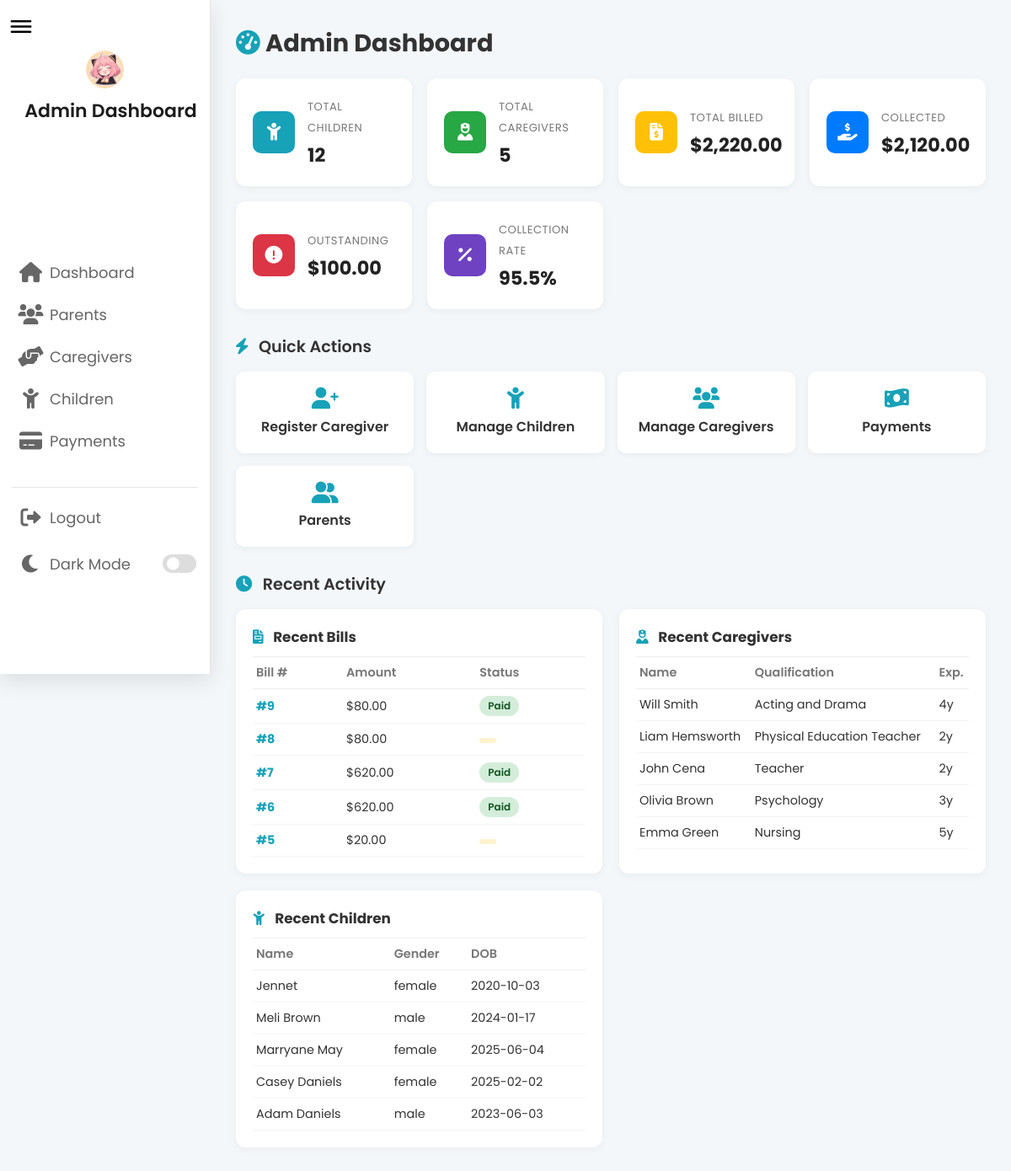
The app's page /admin/admin_dashboard.php (signed in) with its own data.
### tables this page shows
CREATE TABLE `bill_payment` (
  `bill_id` int(11) NOT NULL,
  `section_type` varchar(50) NOT NULL,
  `section_description` text DEFAULT NULL,
  `total_amount` decimal(10,2) NOT NULL,
  `paid_amount` decimal(10,2) NOT NULL DEFAULT 0.00,
  `payment_date` date NOT NULL,
  `payment_status` enum('Paid','Pending','Overdue') NOT NULL,
  `user_id` int(11) NOT NULL,
  `child_type` enum('Normal','Special') NOT NULL,
  `receipt_document` varchar(255) DEFAULT NULL
);

CREATE TABLE `caregivers` (
  `caregiver_id` int(11) NOT NULL,
  `name` varchar(100) NOT NULL,
  `email` varchar(100) NOT NULL,
  `password` varchar(255) NOT NULL,
  `qualification` varchar(255) NOT NULL,
  `experience` int(11) NOT NULL,
  `special_training` varchar(255) DEFAULT NULL,
  `profile_image` varchar(255) DEFAULT NULL
);

CREATE TABLE `child` (
  `child_id` int(11) NOT NULL,
  `name` varchar(100) NOT NULL,
  `date_of_birth` date NOT NULL,
  `gender` enum('male','female') NOT NULL,
  `medical_history` text DEFAULT NULL,
  `special_needs` enum('Yes','No') NOT NULL,
  `user_id` int(11) NOT NULL,
  `child_image` varchar(255) DEFAULT NULL,
  `medical_records` varchar(255) DEFAULT NULL,
  `medical_reports` varchar(255) DEFAULT NULL,
  `birth_certificate` varchar(255) DEFAULT NULL
);

### admin/admin_dashboard.php (the view, shortened to what this page needs)
<?php
require_once '../config.php';
try {
    $stmtKids = $conn->query("SELECT COUNT(*) FROM child");
    $totalChildren = (int)$stmtKids->fetchColumn();
    $stmtCaregivers = $conn->query("SELECT COUNT(*) FROM caregivers");
    $totalCaregivers = (int)$stmtCaregivers->fetchColumn();
    $stmtFinance = $conn->query("
        SELECT
            COALESCE(SUM(total_amount), 0) AS total_billed,
            COALESCE(SUM(paid_amount), 0) AS total_collected
        FROM bill_payment
    ");
    $financeData = $stmtFinance->fetch(PDO::FETCH_ASSOC);
    $totalBilled      = (float)$financeData['total_billed'];
    $totalCollected   = (float)$financeData['total_collected'];
    $totalOutstanding = max(0, $totalBilled - $totalCollected);
    $collectionRate   = ($totalBilled > 0) ? round(($totalCollected / $totalBilled) * 100, 1) : 0;
    $stats = [
        'total_children'    => $totalChildren,
        'total_caregivers'  => $totalCaregivers,
        'total_billed'      => $totalBilled,
        'total_collected'   => $totalCollected,
        'total_outstanding' => $totalOutstanding,
        'collection_rate'   => $collectionRate
    ];
} catch (PDOException $e) {
    $stats = [
        'total_children'    => 0,
        'total_caregivers'  => 0,
        'total_billed'      => 0,
        'total_collected'   => 0,
        'total_outstanding' => 0,
        'collection_rate'   => 0
    ];
}
$recentBills = [];
try {
    $recentBills = $conn->query("
        SELECT bill_id, total_amount, paid_amount, payment_status
        FROM bill_payment
        ORDER BY bill_id DESC
        LIMIT 5
    ")->fetchAll(PDO::FETCH_ASSOC);
} catch (PDOException $e) {
    $recentBills = [];
}
$recentCaregivers = [];
try {
    $recentCaregivers = $conn->query("
        SELECT caregiver_id, name, qualification, experience
        FROM caregivers
        ORDER BY caregiver_id DESC
        LIMIT 5
    ")->fetchAll(PDO::FETCH_ASSOC);
} catch (PDOException $e) {
    $recentCaregivers = [];
}
$recentChildren = [];
try {
    $recentChildren = $conn->query("
        SELECT child_id, name, date_of_birth, gender
        FROM child
        ORDER BY child_id DESC
        LIMIT 5
    ")->fetchAll(PDO::FETCH_ASSOC);
} catch (PDOException $e) {
    $recentChildren = [];
}
?>
<!DOCTYPE html>
<html lang="en">
<head>
    <link rel="stylesheet" href="https://cdnjs.cloudflare.com/ajax/libs/font-awesome/6.0.0/css/all.min.css">
    <link rel="stylesheet" href="https://unicons.iconscout.com/release/v4.0.0/css/line.css">
    <link rel="stylesheet" href="admin_css/sidebar.css">
</head>
<body>
<?php
if (file_exists('admin_sidebar.php')) {
    include 'admin_sidebar.php';
}
?>
<div class="dashboard-container">
    <h1 class="page-title"><i class="fas fa-tachometer-alt"></i> Admin Dashboard</h1>
    <div class="stats-cards">
        <div class="stat-card">
            <div class="stat-icon bg-teal"><i class="fas fa-child"></i></div>
            <div class="stat-info">
                <small>Total Children</small>
                <h3><?= $stats['total_children'] ?></h3>
            </div>
        </div>
        <div class="stat-card">
            <div class="stat-icon bg-green"><i class="fas fa-user-nurse"></i></div>
            <div class="stat-info">
                <small>Total Caregivers</small>
                <h3><?= $stats['total_caregivers'] ?></h3>
            </div>
        </div>
        <div class="stat-card">
            <div class="stat-icon bg-yellow"><i class="fas fa-file-invoice-dollar"></i></div>
            <div class="stat-info">
                <small>Total Billed</small>
                <h3>$<?= number_format($stats['total_billed'], 2) ?></h3>
            </div>
        </div>
        <div class="stat-card">
            <div class="stat-icon bg-blue"><i class="fas fa-hand-holding-usd"></i></div>
            <div class="stat-info">
                <small>Collected</small>
                <h3>$<?= number_format($stats['total_collected'], 2) ?></h3>
            </div>
        </div>
        <div class="stat-card">
            <div class="stat-icon bg-red"><i class="fas fa-exclamation-circle"></i></div>
            <div class="stat-info">
                <small>Outstanding</small>
                <h3>$<?= number_format($stats['total_outstanding'], 2) ?></h3>
            </div>
        </div>
        <div class="stat-card">
            <div class="stat-icon bg-purple"><i class="fas fa-percentage"></i></div>
            <div class="stat-info">
                <small>Collection Rate</small>
                <h3><?= $stats['collection_rate'] ?>%</h3>
            </div>
        </div>
    </div>
    <h2 class="section-title"><i class="fas fa-bolt"></i> Quick Actions</h2>
    <div class="quick-actions">
        <a href="../caregiver_registration.php" class="action-btn">
            <i class="fas fa-user-plus"></i> Register Caregiver
        </a>
        <a href="admin_children.php" class="action-btn">
            <i class="fas fa-child"></i> Manage Children
        </a>
        <a href="admin_caregivers.php" class="action-btn">
            <i class="fas fa-users"></i> Manage Caregivers
        </a>
        <a href="admin_payments.php" class="action-btn">
            <i class="fas fa-money-bill-wave"></i> Payments
        </a>
        <a href="admin_parents.php" class="action-btn">
            <i class="fas fa-user-friends"></i> Parents
        </a>
    </div>
    <h2 class="section-title"><i class="fas fa-clock"></i> Recent Activity</h2>
    <div class="dashboard-grid">
        <div class="panel">
            <h3><i class="fas fa-file-invoice"></i> Recent Bills</h3>
            <?php if (empty($recentBills)): ?>
                <p class="empty">No bills yet.</p>
            <?php else: ?>
                <table>
                    <thead>
                        <tr><th>Bill #</th><th>Amount</th><th>Status</th></tr>
                    </thead>
                    <tbody>
                        <?php foreach ($recentBills as $b): ?>
                            <?php
                                $status = strtolower($b['payment_status'] ?? 'pending');
                                $class  = $status === 'paid' ? 'status-paid'
                                        : ($status === 'overdue' ? 'status-overdue' : 'status-pending');
                            ?>
                            <tr>
                                <td>
                                    <a href="admin_update_payment.php?bill_id=<?= (int)$b['bill_id'] ?>"
                                       style="color:#17a2b8;text-decoration:none;font-weight:bold;">
                                        #<?= (int)$b['bill_id'] ?>
                                    </a>
                                </td>
                                <td>$<?= number_format($b['total_amount'], 2) ?></td>
                                <td><span class="status <?= $class ?>"><?= htmlspecialchars($b['payment_status']) ?></span></td>
                            </tr>
                        <?php endforeach; ?>
                    </tbody>
                </table>
            <?php endif; ?>
        </div>
        <div class="panel">
            <h3><i class="fas fa-user-nurse"></i> Recent Caregivers</h3>
            <?php if (empty($recentCaregivers)): ?>
                <p class="empty">No caregivers yet.</p>
            <?php else: ?>
                <table>
                    <thead>
                        <tr><th>Name</th><th>Qualification</th><th>Exp.</th></tr>
                    </thead>
                    <tbody>
                        <?php foreach ($recentCaregivers as $c): ?>
                            <tr>
                                <td><?= htmlspecialchars($c['name']) ?></td>
                                <td><?= htmlspecialchars($c['qualification']) ?></td>
                                <td><?= (int)$c['experience'] ?>y</td>
                            </tr>
                        <?php endforeach; ?>
                    </tbody>
                </table>
            <?php endif; ?>
        </div>
        <div class="panel">
            <h3><i class="fas fa-child"></i> Recent Children</h3>
            <?php if (empty($recentChildren)): ?>
                <p class="empty">No children yet.</p>
            <?php else: ?>
                <table>
                    <thead>
                        <tr><th>Name</th><th>Gender</th><th>DOB</th></tr>
                    </thead>
                    <tbody>
                        <?php foreach ($recentChildren as $ch): ?>
                            <tr>
                                <td><?= htmlspecialchars($ch['name']) ?></td>
                                <td><?= htmlspecialchars($ch['gender']) ?></td>
                                <td><?= htmlspecialchars($ch['date_of_birth']) ?></td>
                            </tr>
                        <?php endforeach; ?>
                    </tbody>
                </table>
            <?php endif; ?>
        </div>
    </div>
</div>
</body>
</html>

### admin/admin_css/sidebar.css (style rules this page uses)
* { margin: 0; padding: 0; box-sizing: border-box; font-family: 'Poppins', sans-serif; }
:root { --primary-color: #f9ba60; --panel-color: #fff; --text-color: #1d1c1c; --black-light-color: #666; --border-color: #e6e5e5; --toggle-color: #ddd; --box1-color: #ffe6ac; --box2-color: #e9768f; --box3-color: #f9ba60; --title-icon-color: #fff; --box-shadow: 0 .5rem 1.5rem rgba(0,0,0,.1); --tran-05: all 0.5s ease; --tran-03: all 0.3s ease; --tran-02: all 0.2s ease; }
body { min-height: 100vh; background-color: var(--primary-color); }
body { padding-left: 250px; transition: padding-left 0.3s ease; }

### admin/admin_dashboard.php (style rules this page uses)
body { background: #f4f7fa; font-family: 'Segoe UI', Arial, sans-serif; margin: 0; }
.dashboard-container { padding: 30px; max-width: 100%; box-sizing: border-box; }
.page-title { font-size: 1.8rem; color: #333; margin-bottom: 20px; }
.page-title i { color: #17a2b8; }
.stats-cards { display: grid; grid-template-columns: repeat(auto-fit, minmax(200px, 1fr)); gap: 18px; margin-bottom: 30px; }
.stat-card { background: #fff; padding: 20px; border-radius: 12px; box-shadow: 0 2px 10px rgba(0,0,0,0.05); display: flex; align-items: center; gap: 15px; transition: 0.2s; }
.stat-icon { width: 50px; height: 50px; border-radius: 10px; display: flex; align-items: center; justify-content: center; font-size: 1.3rem; color: #fff; flex-shrink: 0; }
.stat-info small { color: #777; font-size: 0.82rem; text-transform: uppercase; letter-spacing: 0.5px; }
.stat-info h3 { margin: 4px 0 0; font-size: 1.4rem; color: #222; }
.bg-teal { background: #17a2b8; }
.bg-green { background: #28a745; }
.bg-yellow { background: #ffc107; }
.bg-blue { background: #007bff; }
.bg-red { background: #dc3545; }
.bg-purple { background: #6f42c1; }
.section-title { font-size: 1.2rem; color: #333; margin: 30px 0 15px; font-weight: 600; }
.section-title i { color: #17a2b8; margin-right: 8px; }
.quick-actions { display: grid; grid-template-columns: repeat(auto-fit, minmax(180px, 1fr)); gap: 15px; margin-bottom: 30px; }
.action-btn { background: #fff; padding: 18px; border-radius: 10px; text-align: center; text-decoration: none; color: #333; font-weight: 600; box-shadow: 0 2px 8px rgba(0,0,0,0.05); transition: 0.2s; border: 1px solid transparent; }
.action-btn i { display: block; font-size: 1.6rem; margin-bottom: 8px; color: #17a2b8; }
.dashboard-grid { display: grid; grid-template-columns: repeat(auto-fit, minmax(340px, 1fr)); gap: 20px; }
.panel { background: #fff; border-radius: 12px; padding: 20px; box-shadow: 0 2px 10px rgba(0,0,0,0.05); }
.panel h3 { margin-top: 0; font-size: 1.05rem; color: #333; border-bottom: 1px solid #eee; padding-bottom: 10px; }
.panel h3 i { color: #17a2b8; margin-right: 8px; }
.panel table { width: 100%; border-collapse: collapse; font-size: 0.9rem; }
.panel th { text-align: left; color: #777; font-weight: 600; padding: 8px 4px; border-bottom: 1px solid #eee; }
.panel td { padding: 8px 4px; border-bottom: 1px solid #f5f5f5; color: #333; }
.status { display: inline-block; padding: 3px 10px; border-radius: 20px; font-size: 0.75rem; font-weight: 600; }
.status-paid { background: #d4edda; color: #155724; }
.status-pending { background: #fff3cd; color: #856404; }

### records on screen
bill_payment: bill_id "9", total_amount "80.00", payment_status "Paid"
bill_payment: bill_id "8", total_amount "80.00"
bill_payment: bill_id "7", total_amount "620.00", payment_status "Paid"
bill_payment: bill_id "6", total_amount "620.00", payment_status "Paid"
bill_payment: bill_id "5", total_amount "20.00"
caregivers: name "Will Smith", qualification "Acting and Drama", experience "4"
caregivers: name "Liam Hemsworth", qualification "Physical Education Teacher", experience "2"
caregivers: name "John Cena", qualification "Teacher", experience "2"
caregivers: name "Olivia Brown", qualification "Psychology", experience "3"
caregivers: name "Emma Green", qualification "Nursing", experience "5"
child: name "Jennet", gender "female", date_of_birth "2020-10-03"
child: name "Meli Brown", gender "male", date_of_birth "2024-01-17"
child: name "Marryane May", gender "female", date_of_birth "2025-06-04"
child: name "Casey Daniels", gender "female", date_of_birth "2025-02-02"
child: name "Adam Daniels", gender "male", date_of_birth "2023-06-03"

### other values on screen
$stats['total_children'] "12"
$stats['total_caregivers'] "5"
$stats['total_billed'] "2,220.00"
$stats['total_collected'] "2,120.00"
$stats['total_outstanding'] "100.00"
$stats['collection_rate'] "95.5"
